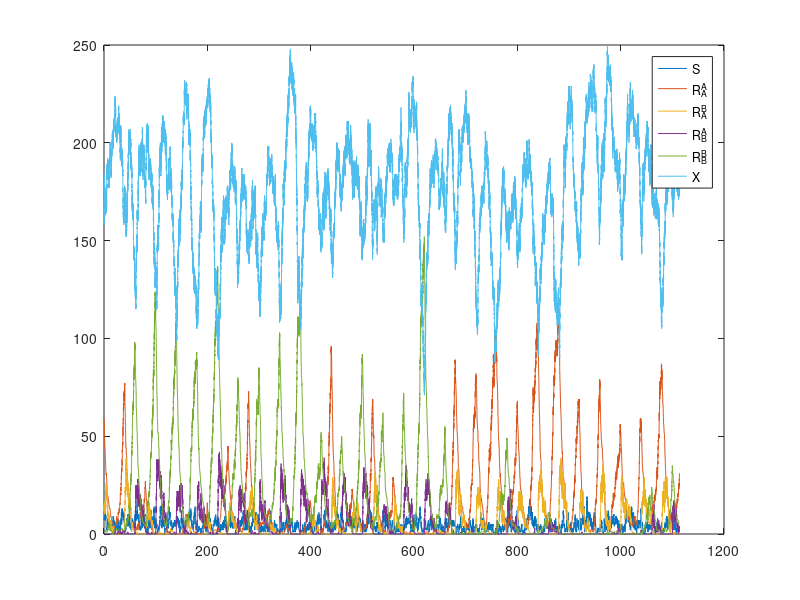

Here is the MATLAB script that generated this plot:
mu=1/10; %(exit rate)
m= [2,0.1,0.1,20]; %entrance rate [S,R_A,R_B,X];
gam= 1/15; %daseline recovery.
tau= 1/1.5; %Recovery with appropriate treatment.
recovVect=[gam+tau,gam,gam+tau,gam+tau,gam,0];

 %expected population,
R0=2.6; %this is my target R0 for an untreated infection in a fully succeptible population.

beta= [1,0.95,0.95]; %Infection rates [S,R_A,R_B];
betaVect=R0*(gam+mu)*[beta(1),beta(2),beta(2),beta(3),beta(3),0]/(sum(m)/mu); %rescalled infection rate.

chi=0.5; %Probablity of drug A.

CurrentState= [m(1),m(2)*chi,m(2)*(1-chi),m(3)*chi,m(3)*(1-chi),m(4)]/mu; % [S,R_A^A,R_A^B,R_B^A,R_B^B,X];
CurrentState=poissrnd(CurrentState);


%%Some Constants
IMPORT=0;
EXPORT=1;
INFECT=2;
RECOV=3;

ChiEr=[-1,chi,chi,chi,chi,2];

integralBase=0;
integralSelect=0;
integralHGT=0;

t=0;

cycleTime=20;

SelectRolladex=rand(8000,1);
ChiRolladex=rand(length(SelectRolladex),1);
TimeRolladex=-log(rand(length(SelectRolladex),1));
integrals=zeros(4,length(SelectRolladex));
stateRecord=zeros(6,length(SelectRolladex));

for(iii=(1:length(SelectRolladex)))
    actionList=[[m(1),m(2)*chi,m(2)*(1-chi),m(3)*chi,m(3)*(1-chi),m(4)],...
                CurrentState*mu,...
                betaVect.*CurrentState*CurrentState(6),...
                recovVect.*CurrentState];
     
     dt= TimeRolladex(iii)/sum(actionList); 
     t=t+dt;
     integralSelect=integralSelect+dt*(CurrentState*[0;0;1;1;0;0]);
     integralBase=integralBase+dt*(CurrentState*[0;1;1;1;1;0]);
     integralHGT=integralHGT+dt*(CurrentState*[0;1;1;0;0;0])*(CurrentState*[0;0;0;1;1;0]);
     integrals(1,iii)=t;
     integrals(2,iii)=integralBase;
     integrals(3,iii)=integralSelect;
     integrals(4,iii)=integralHGT;
     Select=sum(cumsum(actionList)<SelectRolladex(iii)*sum(actionList));
    
     sanctionedAction= floor(Select/6);
     Cut=mod(Select,6)+1;
     if(sanctionedAction==IMPORT)
         CurrentState(Cut)=CurrentState(Cut)+1;
     end
     if(sanctionedAction==EXPORT)
         CurrentState(Cut)=CurrentState(Cut)-1;
     end
     if(sanctionedAction==INFECT)
         
     chiTab= mod(t,2*cycleTime)<cycleTime;
     ChiEr=[1,chiTab,chiTab,chiTab,chiTab,0];
         Cut=Cut-mod(Cut,2)+ (ChiEr(Cut));
         CurrentState(Cut)=CurrentState(Cut)+1;
         CurrentState(end)=CurrentState(end)-1;
     end
     if(sanctionedAction==RECOV)
         CurrentState(Cut)=CurrentState(Cut)-1;
         CurrentState(end)=CurrentState(end)+1;
     end
     
     
     stateRecord(:,iii)=CurrentState';
end

integralBase=0;
integralSelect=0;
integralHGT=0;

t=0;

SelectRolladex=rand(80000,1);
ChiRolladex=rand(length(SelectRolladex),1);
TimeRolladex=-log(rand(length(SelectRolladex),1));
integrals=zeros(4,length(SelectRolladex));
stateRecord=zeros(6,length(SelectRolladex));

for(iii=(1:length(SelectRolladex)))
    actionList=[[m(1),m(2)*chi,m(2)*(1-chi),m(3)*chi,m(3)*(1-chi),m(4)],...
                CurrentState*mu,...
                betaVect.*CurrentState*CurrentState(6),...
                recovVect.*CurrentState];
     
     dt= TimeRolladex(iii)/sum(actionList); 
     t=t+dt;
     integralSelect=integralSelect+dt*(CurrentState*[0;0;1;1;0;0]);
     integralBase=integralBase+dt*(CurrentState*[0;1;1;1;1;0]);
     integralHGT=integralHGT+dt*(CurrentState*[0;1;1;0;0;0])*(CurrentState*[0;0;0;1;1;0]);
     integrals(1,iii)=t;
     integrals(2,iii)=integralBase;
     integrals(3,iii)=integralSelect;
     integrals(4,iii)=integralHGT;
     Select=sum(cumsum(actionList)<SelectRolladex(iii)*sum(actionList));
    
     sanctionedAction= floor(Select/6);
     Cut=mod(Select,6)+1;
     
     if(sanctionedAction==IMPORT)
         CurrentState(Cut)=CurrentState(Cut)+1;
     end
     if(sanctionedAction==EXPORT)
         CurrentState(Cut)=CurrentState(Cut)-1;
     end
     if(sanctionedAction==INFECT)
         
     chiTab= mod(t,2*cycleTime)<cycleTime;
     ChiEr=[1,chiTab,chiTab,chiTab,chiTab,0];
         Cut=Cut-mod(Cut,2)+ (ChiEr(Cut));
         CurrentState(Cut)=CurrentState(Cut)+1;
         CurrentState(end)=CurrentState(end)-1;
     end
     if(sanctionedAction==RECOV)
         CurrentState(Cut)=CurrentState(Cut)-1;
         CurrentState(end)=CurrentState(end)+1;
     end
     
     
     stateRecord(:,iii)=CurrentState';
end



plot(integrals(1,:),stateRecord);
legend({"S","R_A^A","R_A^B","R_B^A","R_B^B","X"})

